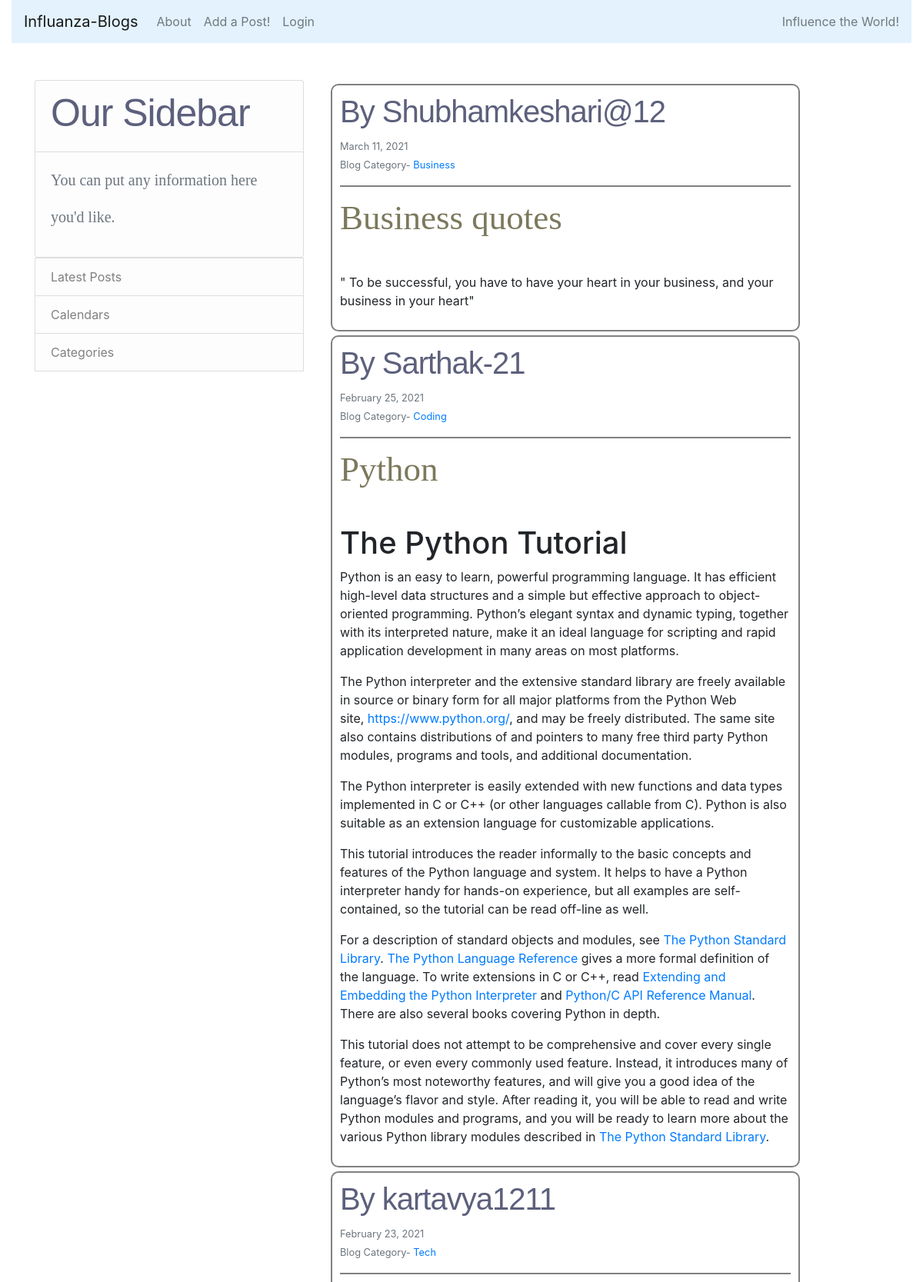
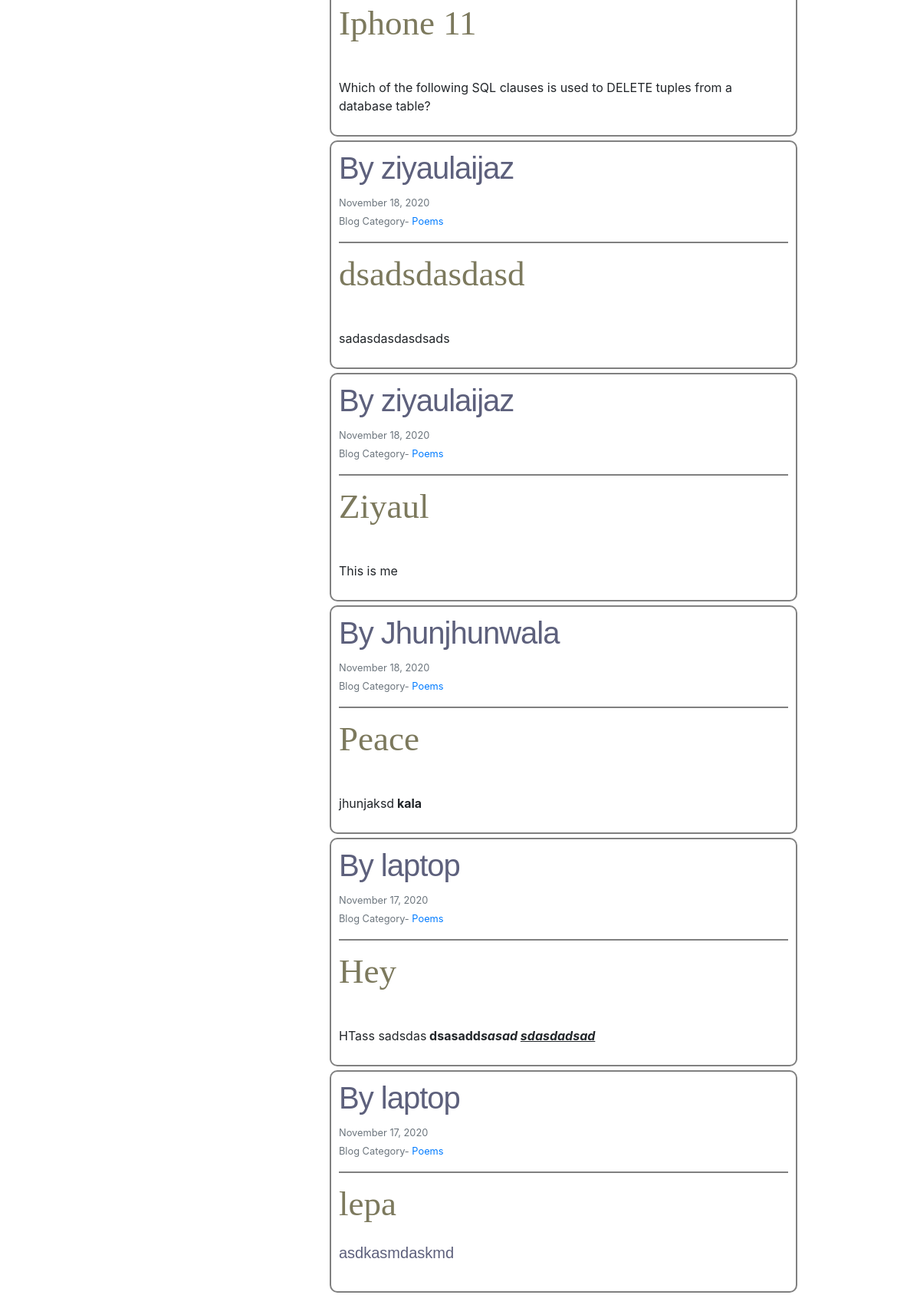
The page / (upper part) on the database its author committed (2 pictures, top to bottom).
### blog/models.py (models this page shows, shortened)
class Post(models.Model):
	title=models.CharField(max_length=100)
	content= RichTextField(blank=True, null=True)
	date_posted= models.DateTimeField(default=timezone.now)
	author= models.ForeignKey(User, on_delete=models.CASCADE)
	category=models.CharField(max_length=255, default='Uncategorized')
	likes= models.ManyToManyField(User, related_name='blog_posts')
	header_image= models.ImageField(null=True, blank=True, upload_to="images/")

### blog/views.py (the view)
# urls.py: path('', views.home, name='blog-home'),
def home(request):
	context={
	'posts':Post.objects.all().order_by('-date_posted')
	}
	return render(request,'blog/home.html',context)

### blog/templates/blog/home.html (shortened to what this page needs)
{% extends "blog/basic.html" %}
{% block content %}
{% for post in posts %}
<article class="media content-section" style="width: 610px; border: 2px solid gray;
              padding: 10px; border-radius: 10px;
                              margin:5px;">
    <div class="media-body">
        <div class="article-metadata">
            <h3 style="font-family: 'Arial Black', sans-serif;font-size: 2.5em;letter-spacing: -1px;background-color: ;color: #5d607c;">By {{post.author}}</h3>
            <small class="text-muted">{{post.date_posted|date:"F d, Y"}}</small><br>
            <small class="text-muted">Blog Category- <a href="{% url 'category' post.category %}">{{post.category}}</small></a>
        </div>
        <hr style="height:2px;border-width:0;color:gray;background-color:gray">
            <h2 class="article-title" style="color: #7c795d; font-family: 'Trocchi', serif; font-size: 45px; font-weight: normal; line-height: 48px; margin: 0;">
            	<a href="{% url 'article_detail' post.pk %}" target="_blank" style="color: inherit;">{{post.title}}</h2><br></a>
            <p class="article-content" style=" color: #5d607c; font-family: 'Source Sans Pro', sans-serif; font-size: 20px; font-weight: 400; line-height: 32px; margin: 0 0 24px; ">{{post.content|safe}}</p>
    </div>
</article>
{% endfor %}
{% endblock %}

### rows shown on the page
Post: author "Shubhamkeshari@12", date_posted "March 11, 2021", category "Business", title "Business quotes", content "\" To be successful, you have to have your heart in your business, and your business in your heart\""
Post: author "Sarthak-21", date_posted "February 25, 2021", category "Coding", title "Python", content "The Python Tutorial Python is an easy to learn, powerful programming language. It has efficient high-level data structures and a simple but effective approach to object-oriented programming. Python’s elegant syntax and dynamic typing, together with its interpreted nature, make it an ideal language for scripting and rapid application development in many areas on most platforms. The Python interpreter and the extensive standard library are freely available in source or binary form for all major platforms from the Python Web site, https://www.python.org/ , and may be freely distributed. The same site also contains distributions of and pointers to many free third party Python modules, programs…"
Post: author "kartavya1211", date_posted "February 23, 2021", category "Tech", title "Iphone 11", content "Which of the following SQL clauses is used to DELETE tuples from a database table?"
Post: author "ziyaulaijaz", date_posted "November 18, 2020", category "Poems", title "dsadsdasdasd", content "sadasdasdasdsads"
Post: author "ziyaulaijaz", date_posted "November 18, 2020", category "Poems", title "Ziyaul", content "This is me"
Post: author "Jhunjhunwala", date_posted "November 18, 2020", category "Poems", title "Peace", content "jhunjaksd kala"
Post: author "laptop", date_posted "November 17, 2020", category "Poems", title "Hey", content "HTass sadsdas dsasadd sasad sdasdadsad"
Post: author "laptop", date_posted "November 17, 2020", category "Poems", title "lepa", content "asdkasmdaskmd"
